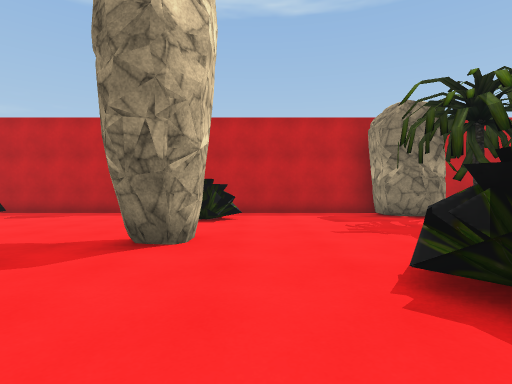
View 1 (above)

17 first-person views from a walk through a 3-D level made in the Unity game engine. The camera is 1.2 m above the floor, looks level and sees 80° across. The floor is counted in squares, 2 m on a side. Each view is taken from the middle of a square. On the plan, view 1 faces up. The plan holds only what a view shows up to about 9 squares ahead; the rest is blank. The place goes on beyond the plan. The player is left out. Some surface patterns are stand-ins.

View 2
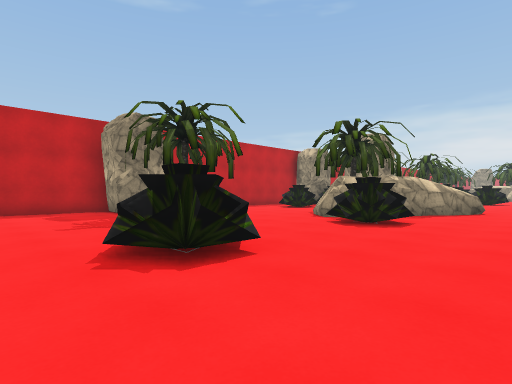

View 3
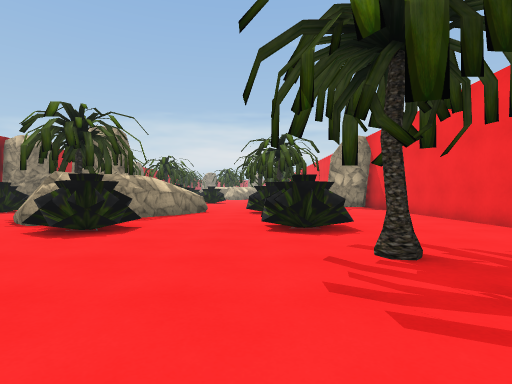

View 4
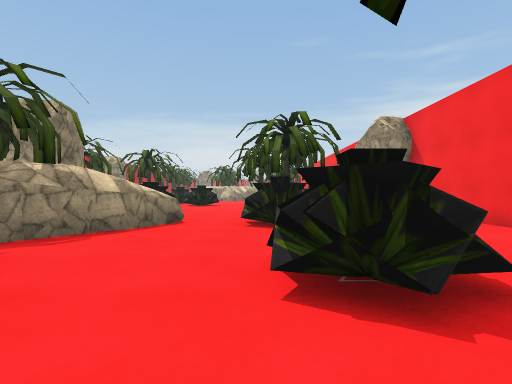

View 5
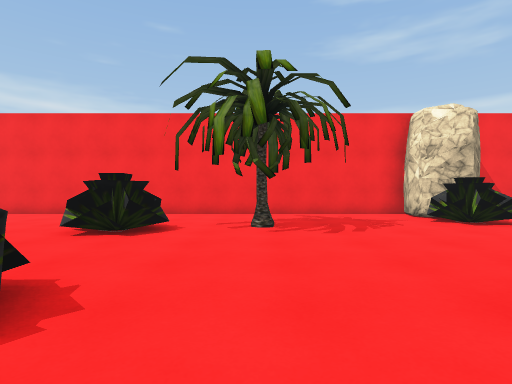

View 6
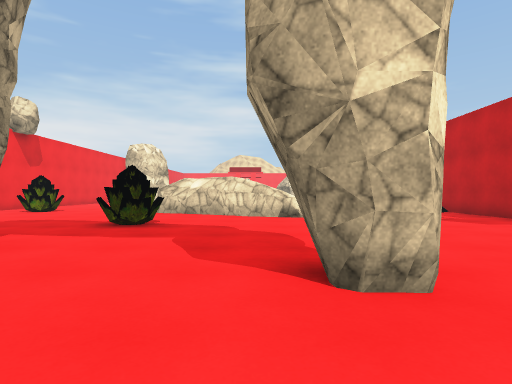

View 7
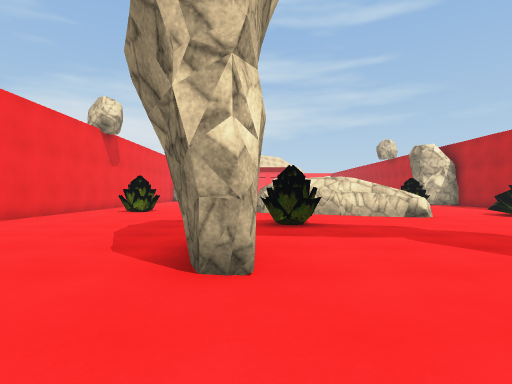

View 8
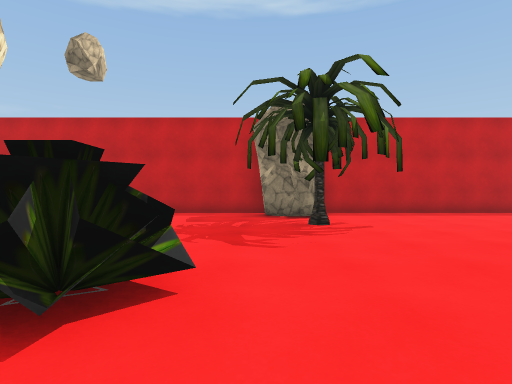

View 9
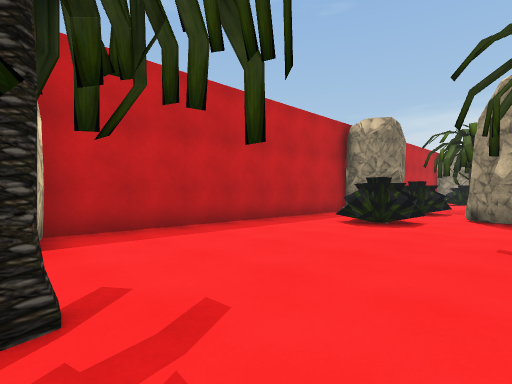

View 10
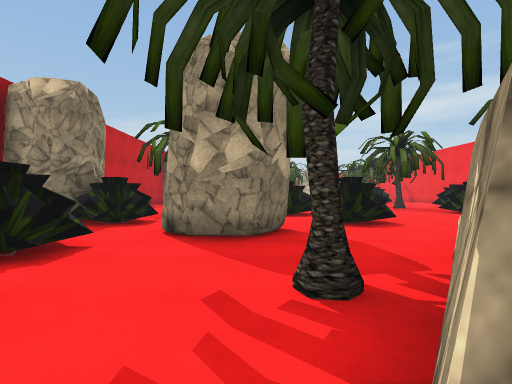

View 11
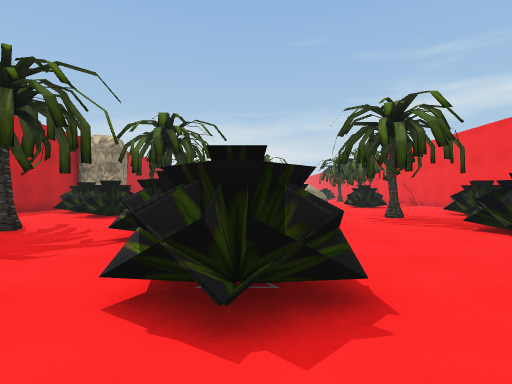

View 12
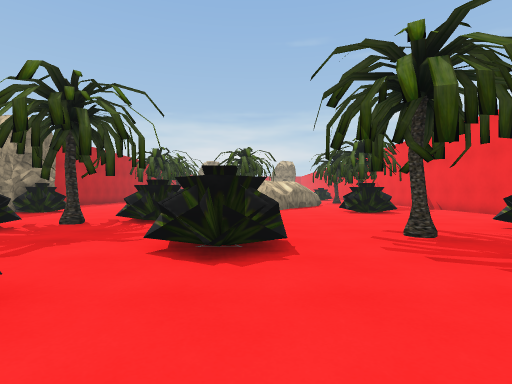

View 13
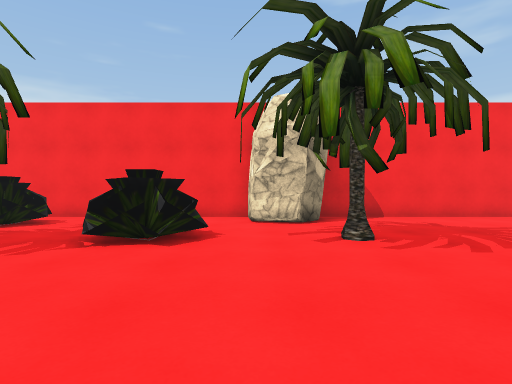

View 14
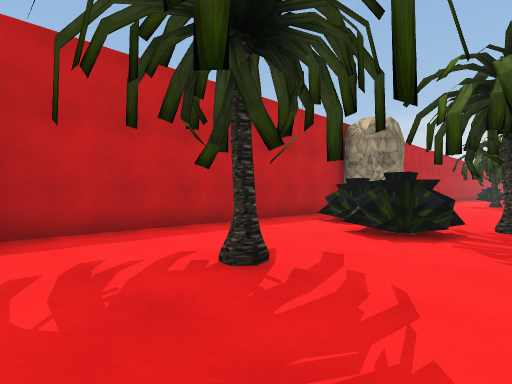

View 15
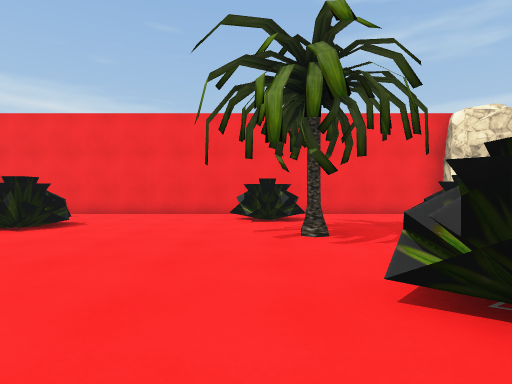

View 16
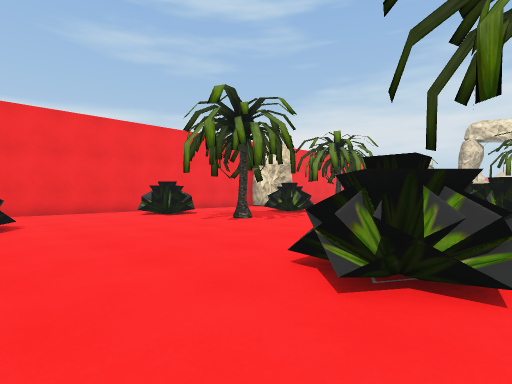

View 17
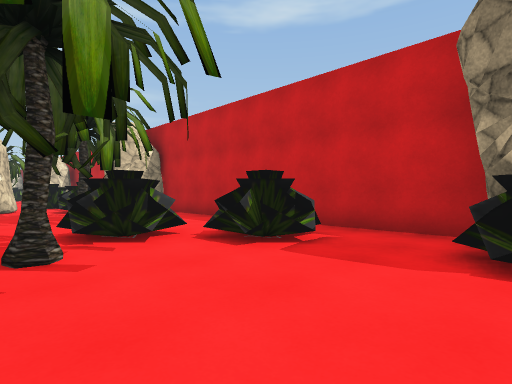

### Floor plan
Points are (right, up) in squares from view 1. A wall is a line through its corners. A room is listed if a view was taken in it or the views show most of it. See-through windows are left out.
Room 1 (views 1, 2, 3, 4, 5, 6, 7, 8, 9, 10, 11, 12, 13, 14, 15, 16, 17)
walls: (8.5, 1.4) (7.8, 2); (8.8, 1.1) (8.4, 1.6); (9.3, 0.9) (8.2, 1.4); (10.1, 0.6) (8, 1.8); (6.4, 3.1) (6.9, 3.5); (6.4, 3.1) (6.7, 3.5); (12, 8.8) (-1.2, 8.8); (14.5, -5.3) (23.5, -5.3); (0.5, -5.3) (12.5, -5.3); (-3, -5.3) (-2.4, -5.3); (-3.9, 8.8) (-8, 8.8); (-6.5, 2.7) (-7, 2.1); (-6.4, 3.6) (-6.8, 2.6); (-6.7, 2.7) (-7.4, 1.1); (-6.8, 2.3) (-7.3, 1.5); (-7.2, 1.5) (-7.6, 0.2); (-7.7, 0.3) (-8.1, 0); (22.4, 8.8) (14.4, 8.8); (-8, -5.3) (-5.2, -5.3)
objects: other object (-8, -4) to (-8, -3); other object (-7, 7) to (-6, 7); other object (-5, 0) to (-5, 1); rock (-2, 0); rock (-1, -5) to (0, -4); other object (-1, -3) to (0, -3); rock (-1, 3); other object (-1, 7); other object (2, 2); palm tree (4, -2); palm tree (4, 6); rock (4, 7) to (4, 8); other object (6, -2) to (7, -2); other object (6, 1) to (6, 2); palm tree (8, 3) to (9, 4); other object (10, -2) to (10, -1); other object (10, 6) to (10, 7); rock (11, 4) to (12, 5); rock (13, -5) to (14, -4); palm tree (13, -2); other object (13, 2); rock (13, 7) to (14, 8); other object (15, -2) to (16, -2); other object (15, 3); palm tree (16, 6); other object (17, 1) to (18, 2); other object (18, -4) to (19, -3); palm tree (18, -1); other object (18, 5) to (19, 6); other object (20, 3) to (21, 3); palm tree (20, 5); other object (20, 7); other object (23, -3) to (23, -2); rock (23, 7) to (23, 8)

Where each view was taken, in squares from view 1:
view 1: 0 up, 0 right, facing up
view 2: 1 down, 0 right, facing up-right
view 3: 1 down, 1 right, facing right
view 4: 1 down, 4 right, facing right
view 5: 3 up, 4 right, facing down
view 6: 3 up, 1 right, facing left
view 7: 0 up, 1 right, facing left
view 8: 0 up, 3 right, facing up
view 9: 4 up, 4 right, facing up-right
view 10: 4 up, 7 right, facing right
view 11: 2 up, 11 right, facing right
view 12: 1 up, 14 right, facing right
view 13: 2 up, 14 right, facing down
view 14: 4 up, 14 right, facing up-right
view 15: 3 up, 19 right, facing down
view 16: 4 up, 23 right, facing down-left
view 17: 4 up, 23 right, facing up-left
